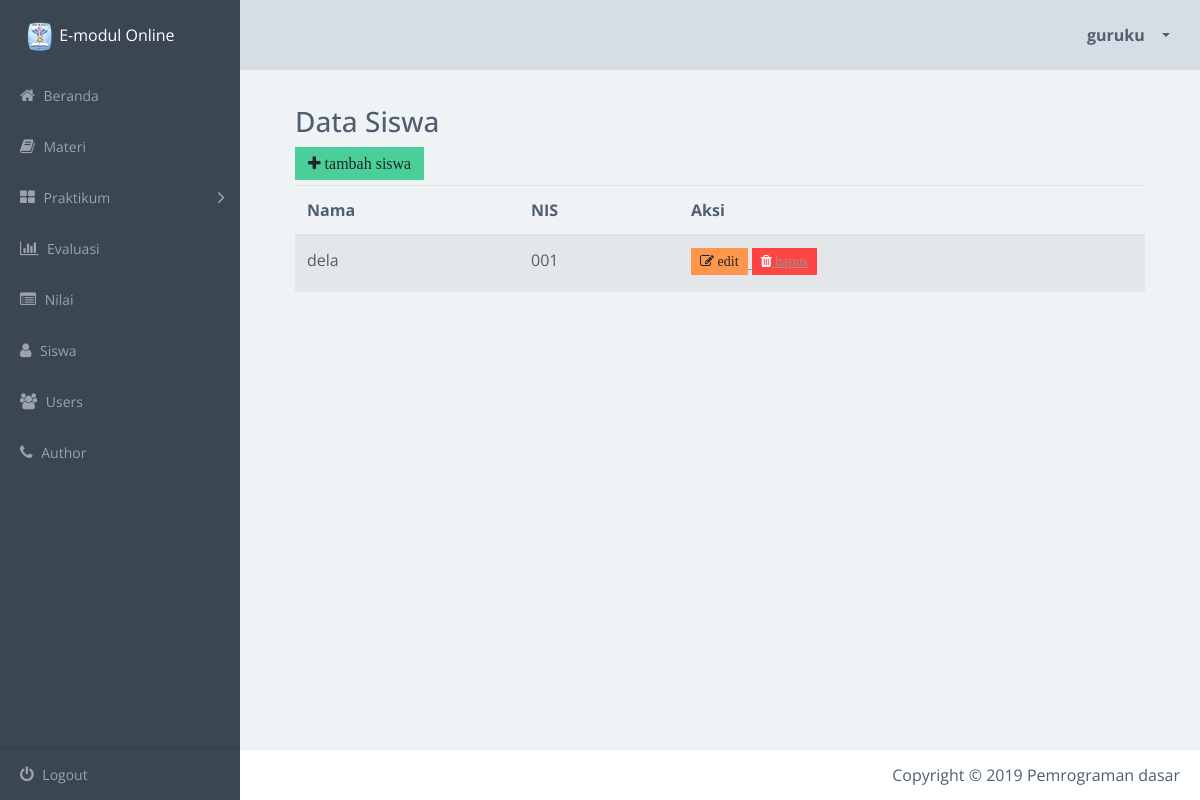
The page /siswa.php (signed in) on the database as committed earlier.
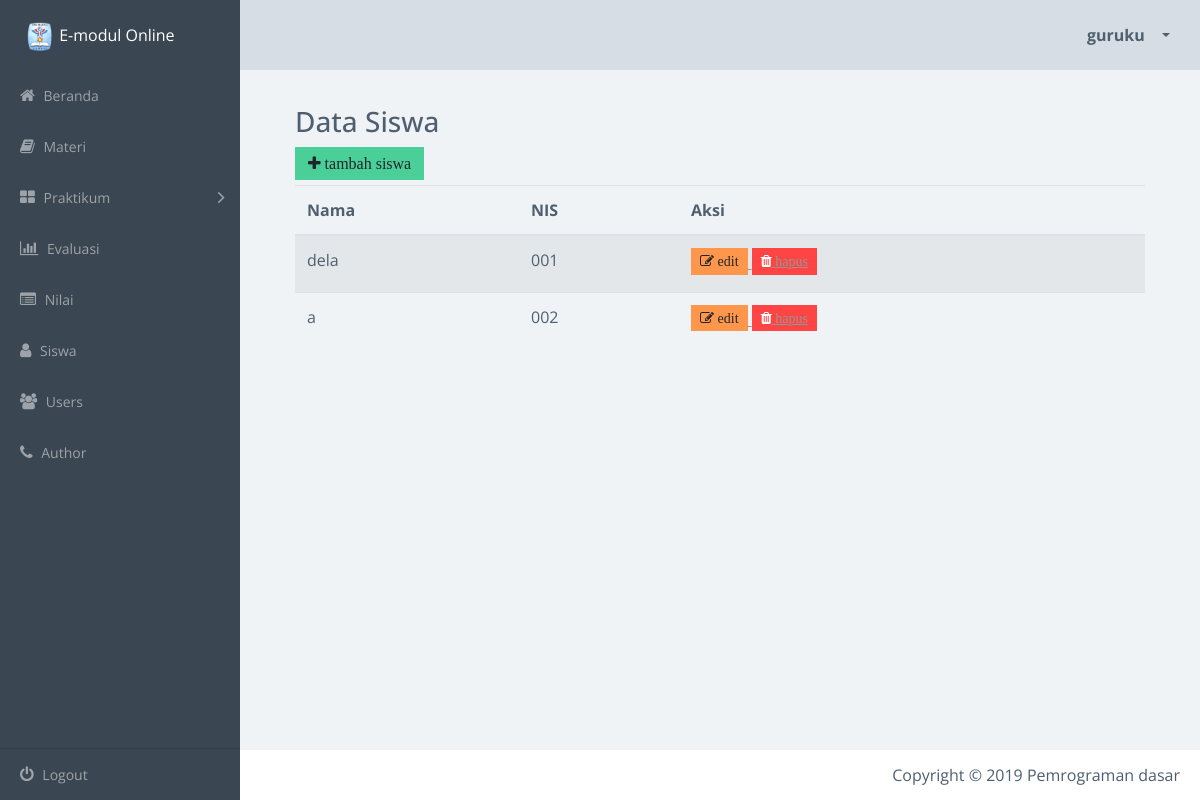
The same page on the database as committed later.
### tables this page shows
CREATE TABLE `siswa` (
  `id_siswa` int(10) NOT NULL AUTO_INCREMENT,
  `nis` varchar(10) DEFAULT NULL,
  `nama` varchar(100) DEFAULT NULL,
  PRIMARY KEY (`id_siswa`)
);

### siswa.php (the view, shortened to what the changed rows need)
<?php
include_once("config.php");
$result = mysqli_query($conn, "SELECT * FROM siswa ORDER BY id_siswa ASC");
?>
<!doctype html>
<html class="no-js" lang="en">
    <head>
        <link rel="stylesheet" href="css/vendor.css">
        <link rel="stylesheet" href="css/app-blue.css">
        <link rel="stylesheet" type="text/css" href="css/jquery.dataTables.min.css">
    </head>
    <body>
        <div class="main-wrapper">
            <div class="app" id="app">
                <article class="content dashboard-page">
                    <section class="section">
                        <div class="data-table-area">
                            <div class="container">
                                <div class="row">
                                    <div class="col-lg-12 col-md-12 col-sm-12 col-xs-12">
                                        <div class="data-table-list">
                                            <div class="table-responsive">
                                                <table id="data-table-basic" class="table table-striped">
                                                    <thead>
                                                        <tr>
                                                            <th>Nama</th>
                                                            <th>NIS</th>
                                                            <th>Aksi</th>
                                                        </tr>
                                                    </thead>
                                                    <tbody>
                                                     <?php
                                                     while($data = mysqli_fetch_array($result)) {
                                                        echo"<tr>";
                                                        echo "<td>" .$data['nama']. "</td>";
                                                        echo "<td>".$data['nis']."</td>";
                                                        echo "<td><a href='editSiswa.php?id=$data[id_siswa]'><button title='edit' class='btn btn-warning btn-sm fa fa-edit'> edit </button>
                                                        <button title='hapus' class='btn btn-danger btn-sm fa fa-trash'><a href='deleteSiswa.php?id=$data[id_siswa]'> hapus </button></td>";
                                                        echo"</tr>";
                                                    }
                                                    ?>
                                            </table>
                                        </div>
                                    </div>
                                </div>
                            </div>
                        </div>
                    </div>
                </section>
            </article>
    </body>
</html>

Rows that differ between the two databases and show on the page:
added siswa: nama "a", nis "002"
